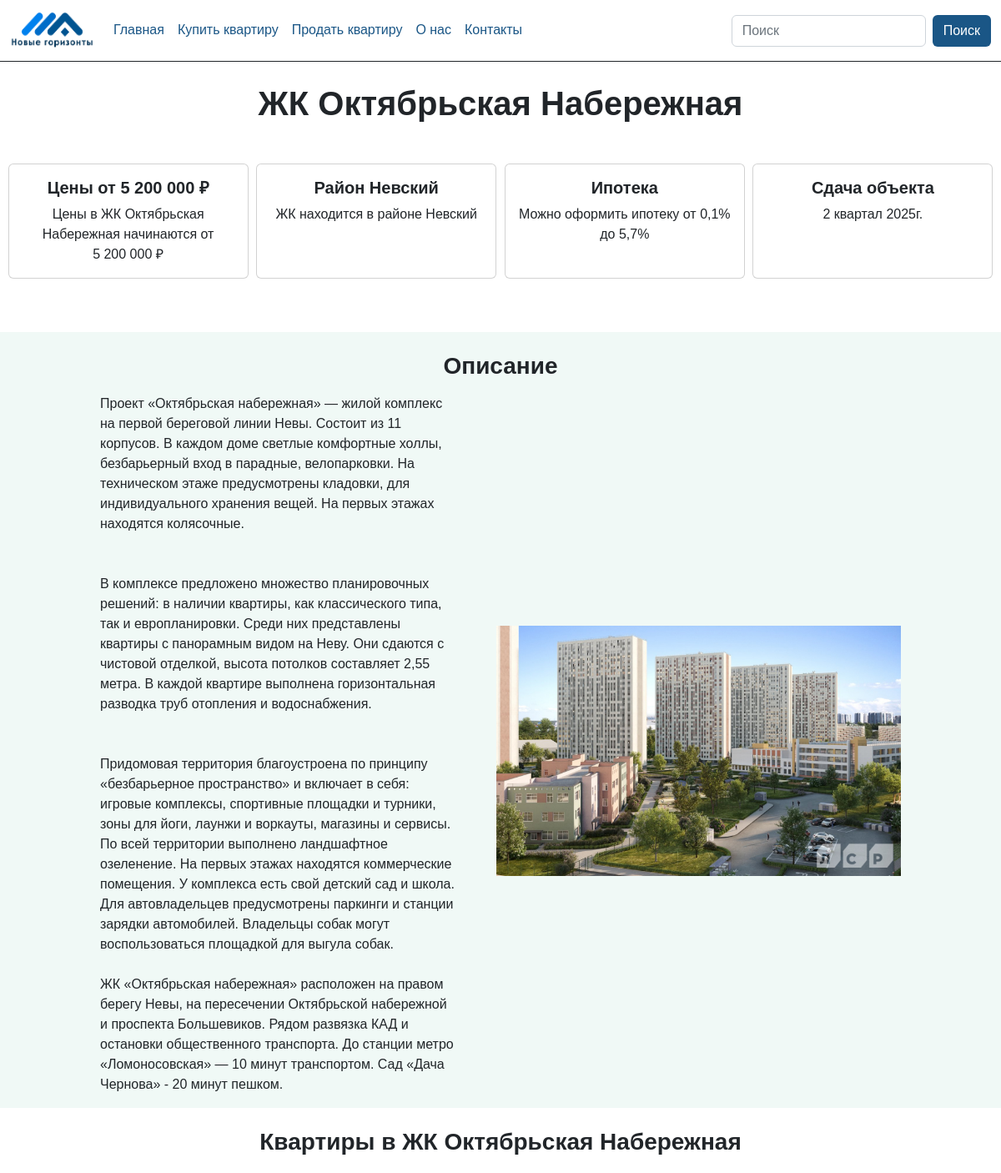
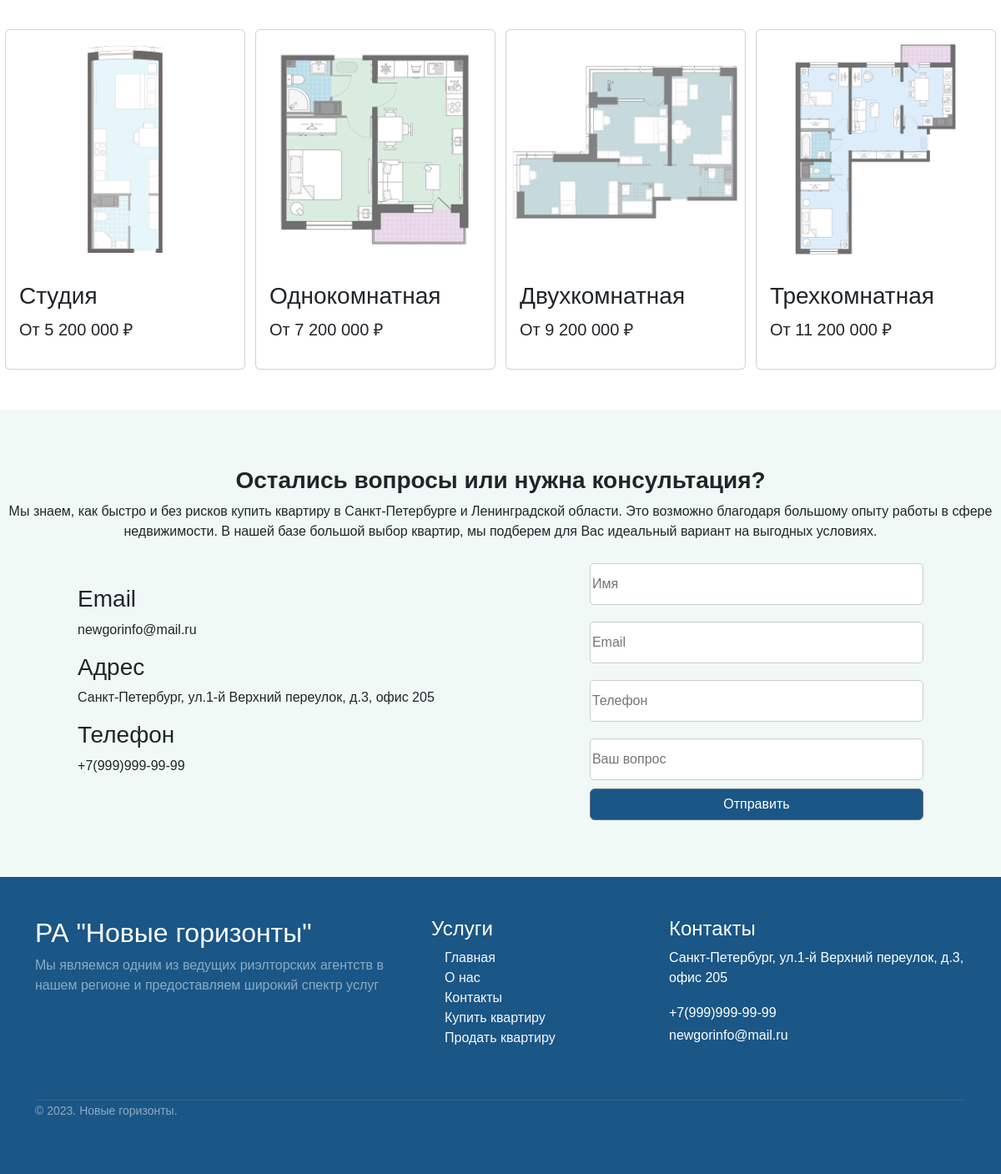
The page /sale/sale/3/ on the database its author committed (2 pictures, top to bottom).
### flats_sale/models.py (models this page shows, shortened)
class Flat(models.Model):
    object_name=models.ForeignKey(Object, on_delete=models.CASCADE, verbose_name="Объект")
    price=models.PositiveIntegerField(verbose_name='Цена')
    text=models.TextField(blank=False, verbose_name="Описание")
    img=models.ImageField(upload_to="%Y/%m/%d/", verbose_name="Изображение")
    class Meta:
       verbose_name = 'Объявление'
       verbose_name_plural = 'Объявления'

class Object(models.Model):
    name=models.CharField(max_length=128, verbose_name="Название")
    text=models.TextField(blank=False, verbose_name="Описание")
    location=models.CharField(max_length=128, verbose_name="Расположение")
    class Meta:
       verbose_name = 'Объект'
       verbose_name_plural = 'Объекты'
    def __str__(self):
       return self.name

class Category(models.Model):
    name=models.CharField(max_length=128, verbose_name="Название")
    object_name=models.ForeignKey(Object, on_delete=models.CASCADE, verbose_name="Объект")
    price=models.PositiveIntegerField(verbose_name="Цена")
    img=models.ImageField(upload_to="%Y/%m/%d/", verbose_name="Изображение")
    floors = models.ManyToManyField(Floor)
    class Meta:
       verbose_name = 'Категория'
       verbose_name_plural = 'Категории'

### flats_sale/views.py (the view)
# urls.py: path("sale/<int:pk>/", sale_id_view,  name="flat"),
def sale_id_view(request, pk):
    object_list = Object.objects.filter(pk=pk)
    category_list = Category.objects.filter(object_name=pk)
    pk = get_object_or_404(Flat, pk=pk)
    if request.method=="POST":
        form = CommentForm(request.POST, request.FILES)
        if form.is_valid():
            obj = Comment() #gets new object
            obj.author = form.cleaned_data['author']
            obj.email = form.cleaned_data['email']
            obj.phone = form.cleaned_data['phone']
            obj.text = form.cleaned_data['text']
            obj.save()
            messages.success(request, 'Ваша заявка отправлена')
            form = CommentForm()
    else:
        form = CommentForm()
    context = {"pk": pk, 'page': 'flats',  # 'comments_list':comments,
               'form': form, 'category_list': category_list,
               'object_list': object_list}
    return render(request, "flats_sale/flats_detail.html", context)

### comment/forms.py
class CommentForm(forms.Form):
    author = forms.CharField(widget=forms.TextInput(attrs={"class":"myfield", 'placeholder': 'Имя'}), label=_(u'Имя'))
    email=forms.CharField(widget=forms.TextInput(attrs={"class":"myfield", 'placeholder': 'Email'}))
    phone=forms.CharField(widget=forms.TextInput(attrs={"class":"myfield", 'placeholder': 'Телефон'}), label=_(u'Телефон'))
    text = forms.CharField(widget=forms.TextInput(attrs={"class":"myfield", 'placeholder': 'Ваш вопрос'}), label=_(u'Ваш вопрос'))
    class Meta:
        model = Comment
        exclude = ('date_of_create','published','post')

### flats_sale/templates/flats_sale/flats_detail.html (shortened to what this page needs)
{% extends "root.html" %}
{% load humanize %}
{% block content %}
{% for object in object_list %}
<div style="margin-top: 100px;">
    <h1 class="text-center fw-bold">{{ pk.object_name }}</h1>
</div>
<div class="mt-5 d-flex justify-content-evenly">
    <div class="card mb-3" style="width: 18rem; background-color: #fffff;">
      <div class="card-body">
        <h5 class="card-title text-dark text-center fw-bold">Цены от {{ pk.price|floatformat:0|intcomma }} ₽</h5>
        <p class="card-text text-dark text-center">Цены в {{ pk.object_name }} начинаются от {{ pk.price|floatformat:0|intcomma }} ₽</p>
      </div>
    </div>
    <div class="card mb-3" style="width: 18rem; background-color: #fffff;">
      <div class="card-body">
        <h5 class="card-title text-dark text-center fw-bold">Район {{ object.location }}</h5>
        <p class="card-text text-dark text-center">ЖК находится в районе {{ object.location }}</p>
      </div>
    </div>
    <div class="card mb-3" style="width: 18rem; background-color: #fffff;">
      <div class="card-body">
        <h5 class="card-title text-dark text-center fw-bold">Ипотека</h5>
        <p class="card-text text-dark text-center">Можно оформить ипотеку от 0,1% до 5,7%</p>
      </div>
    </div>
    <div class="card mb-3" style="width: 18rem; background-color: #fffff;">
      <div class="card-body">
        <h5 class="card-title text-dark text-center fw-bold">Сдача объекта</h5>
        <p class="card-text text-dark text-center">2 квартал 2025г.</p>
      </div>
    </div>
</div>
<div class="mt-5 d-flex flex-column align-items-center justify-content-center w-100" style="background-color: #F0F9F6; height: auto;">
<h3 class="text-center mt-4 fw-bold">Описание</h3>
    <div class="d-flex ms-3 me-3 mt-2 align-items-center" style="width: 60rem;">
        <p class=" me-5">{{ object.text|linebreaksbr }}</p>
        <img src="{{ pk.img.url }}" alt="" width="500px" height="300px">
    </div>
</div>
<div class="d-flex mt-4 flex-column align-items-center justify-content-center w-100" style="height: auto;">
<h3 class="text-center fw-bold">Квартиры в {{ pk.object_name }}</h3>
<div class="d-flex flex-wrap w-100 justify-content-around mt-5">
{% for category in category_list.all %}
<div class="d-flex flex-row">
    <div class="content d-flex justify-content-evenly">
        <div class="card" style="width: 18rem;">
            <img src="{{ category.img.url }}" class="card-img-top" alt="...">
            <div class="card-body">
                <h3 class="card-text">{{ category.name }}</h3>
                <p class="fs-5">От {{ category.price|floatformat:0|intcomma }} ₽</p>
            </div>
        </div>
    </div>
</div>
{% endfor %}
</div>
{% endfor %}
</div>
<div class="d-flex mt-5 flex-column align-items-center justify-content-center w-100" style="background-color: #F0F9F6; height: 35rem;">
    <h3 class="text-center fw-bold">Остались вопросы или нужна консультация?</h3>
    <p class="text-center">Мы знаем, как быстро и без рисков купить квартиру в Санкт-Петербурге и Ленинградской области. Это возможно благодаря большому опыту работы в сфере недвижимости. В нашей базе большой выбор квартир, мы подберем для Вас идеальный вариант на выгодных условиях.</p>
<div class="d-flex justify-content-around w-100 align-items-center">
<div class="d-flex flex-column">
    <div class="d-flex flex-column align-items-start">
        <h3 class="text-center">Email</h3>
        <p>newgorinfo@mail.ru</p>
    </div>
     <div class="d-flex flex-column align-items-start">
         <h3 class="text-center">Адрес</h3>
         <p>Санкт-Петербург, ул.1-й Верхний переулок, д.3, офис 205</p>
     </div>
      <div class="d-flex flex-column align-items-start">
          <h3 class="text-center">Телефон</h3>
          <p>+7(999)999-99-99</p>
      </div>
</div>
<div class="d-flex flex-column">
<form method="POST" novalidate>
        {% for field in form %}
        <div class="form-group d-flex justify-content-between align-items-center" style="width: 25rem;">
            <div>{{field}}</div>
        </div>
        {% endfor %}
        <input type="submit" class="btn btn-secondary w-100" style="background-color: #1A5686;" value="Отправить" >
        </div>
    </div>
</div>
{% endblock %}

### static/css/style.css (style rules this page uses)
body { background-color: #2C3A47; font-family: 'Century Gothic', sans-serif; }

### templates/root.html (style rules this page uses)
html, body { height: 100%; margin: 0; }

### flats_sale/templates/flats_sale/flats_detail.html (style rules this page uses)
.myfield { border:1px solid #ccc; border-radius:5px; height:50px; width:400px; margin: 10px 10px 10px 0; }
.card { transition: 1s; width: 100%; height: auto; object-fit: cover; }

### rows shown on the page
Object: location "Невский", text "Проект «Октябрьская набережная» — жилой комплекс на первой береговой линии Невы. Состоит из 11 корпусов. В каждом доме светлые комфортные холлы, безбарьерный вход в парадные, велопарковки. На техническом этаже предусмотрены кладовки, для индивидуального хранения вещей. На первых этажах находятся колясочные. В комплексе предложено множество планировочных решений: в наличии квартиры, как классического типа, так и европланировки. Среди них представлены квартиры с панорамным видом на Неву. Они сдаются с чистовой отделкой, высота потолков составляет 2,55 метра. В каждой квартире выполнена горизонтальная разводка труб отопления и водоснабжения. Придомовая территория благоустроена по принципу…", img (picture)
Flat: object_name "ЖК Октябрьская Набережная", price "5 200 000"
Category: img (picture), name "Студия", price "5 200 000"
Category: img (picture), name "Однокомнатная", price "7 200 000"
Category: img (picture), name "Двухкомнатная", price "9 200 000"
Category: img (picture), name "Трехкомнатная", price "11 200 000"
